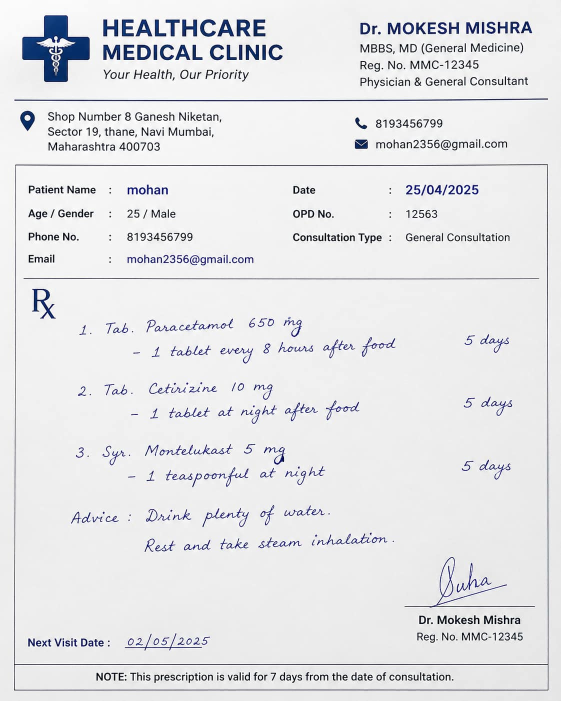
#> input picture md.jpg, 1122 x 1402 px (shown at 1/2 size)
$ python ml.py
#> lines starting #> are read from the running program, lines starting #| are printed output that depends on the picture; after the words box and inside, x2 and y2 are one past the last pixel; in counts of white or black regions, pixels touching at a corner belong together
import cv2
import pytesseract
import re
import os

# ==============================
# 🔹 TESSERACT PATH (Windows)
# ==============================
pytesseract.pytesseract.tesseract_cmd = r"C:\Program Files\Tesseract-OCR\tesseract.exe"

# ==============================
# 🔹 IMAGE PATH
# ==============================
image_path = "md.jpg"

if not os.path.exists(image_path):
    print("Image not found")
    exit()

# ==============================
# 🔹 LOAD IMAGE
# ==============================
img = cv2.imread(image_path)
#> img is the input picture: shape (1402, 1122, 3); mean B, G, R 230.8, 228.7, 228.3

if img is None:
    print("Failed to load image")
    exit()

# ==============================
# 🔹 PREPROCESSING (STRONG)
# ==============================

# Resize
img = cv2.resize(img, None, fx=2, fy=2, interpolation=cv2.INTER_CUBIC)
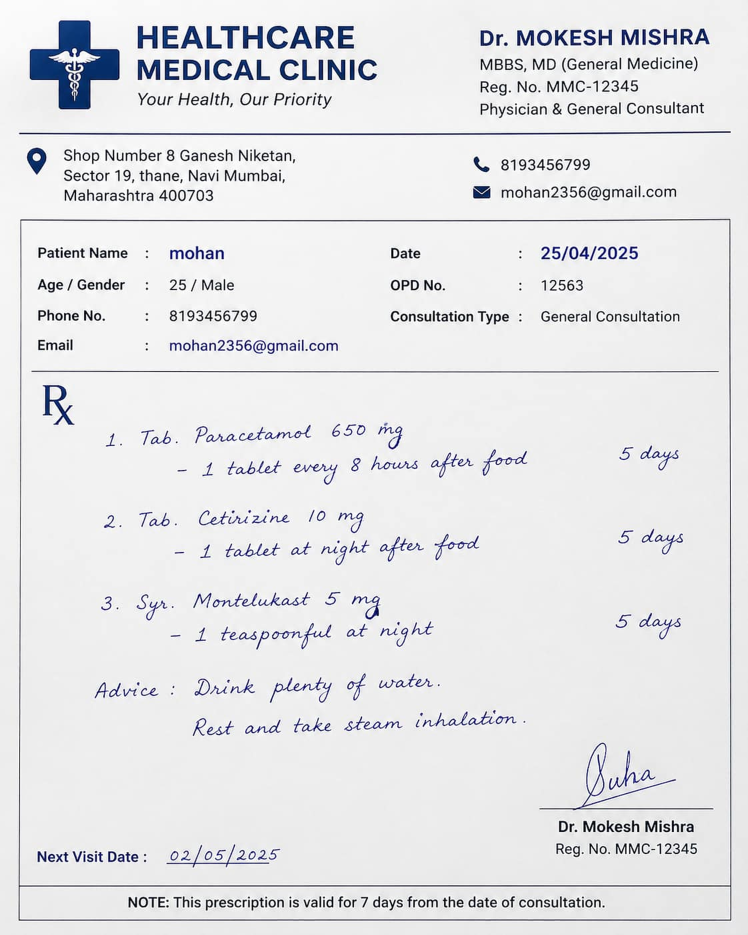
#> img: shape (2804, 2244, 3) (shown at 1/3 size); mean B, G, R 230.7, 228.6, 228.2

# Grayscale
gray = cv2.cvtColor(img, cv2.COLOR_BGR2GRAY)
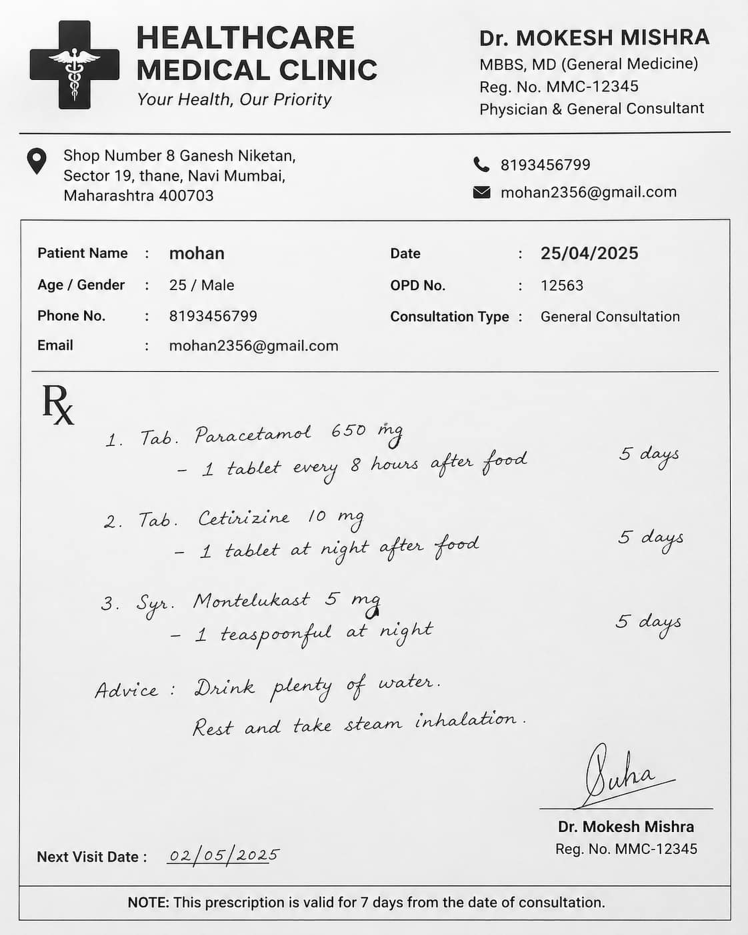
#> gray: shape (2804, 2244) (shown at 1/3 size); min 0, max 255, mean 228.7

# Denoise
gray = cv2.bilateralFilter(gray, 9, 75, 75)

# Adaptive Threshold
thresh = cv2.adaptiveThreshold(
    gray, 255,
    cv2.ADAPTIVE_THRESH_GAUSSIAN_C,
    cv2.THRESH_BINARY,
    11, 2
)
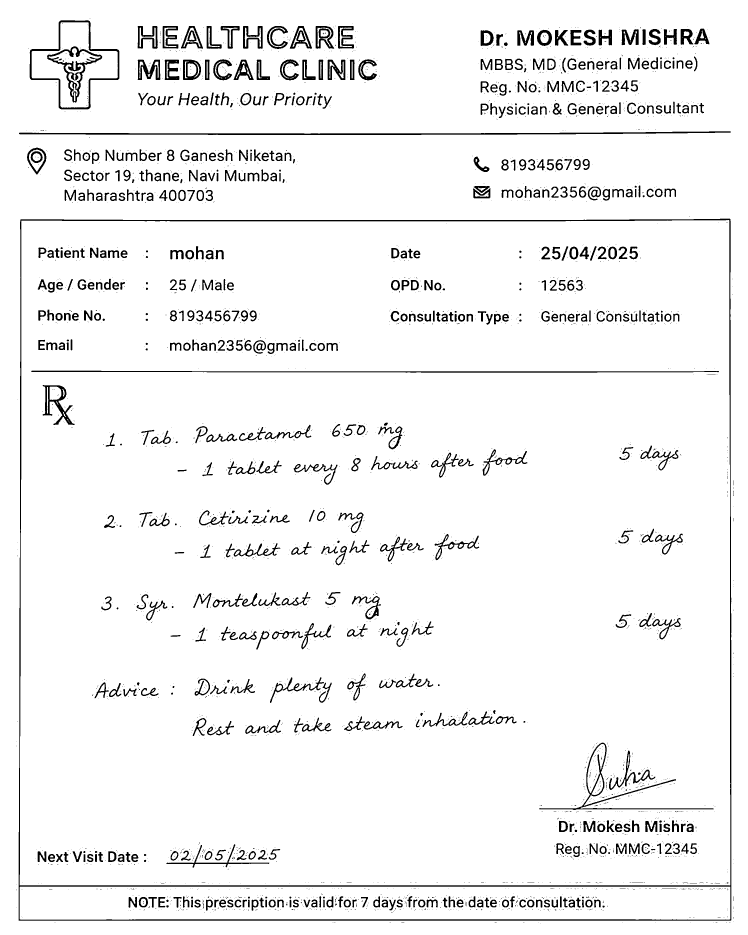
#> thresh: shape (2804, 2244) (shown at 1/3 size); 94.9% white; 3532 black regions (2874 under 20 px), largest, box (x1, y1, x2, y2) and area: (56, 656, 2194, 2762) 38755, (57, 394, 2192, 405) 9637, (94, 1112, 2157, 1118) 6875

# ==============================
# 🔹 OCR CONFIG (IMPORTANT)
# ==============================
custom_config = r'--oem 3 --psm 4 -l eng'

#> (the run stopped early here; a loop or call above may not have finished)
